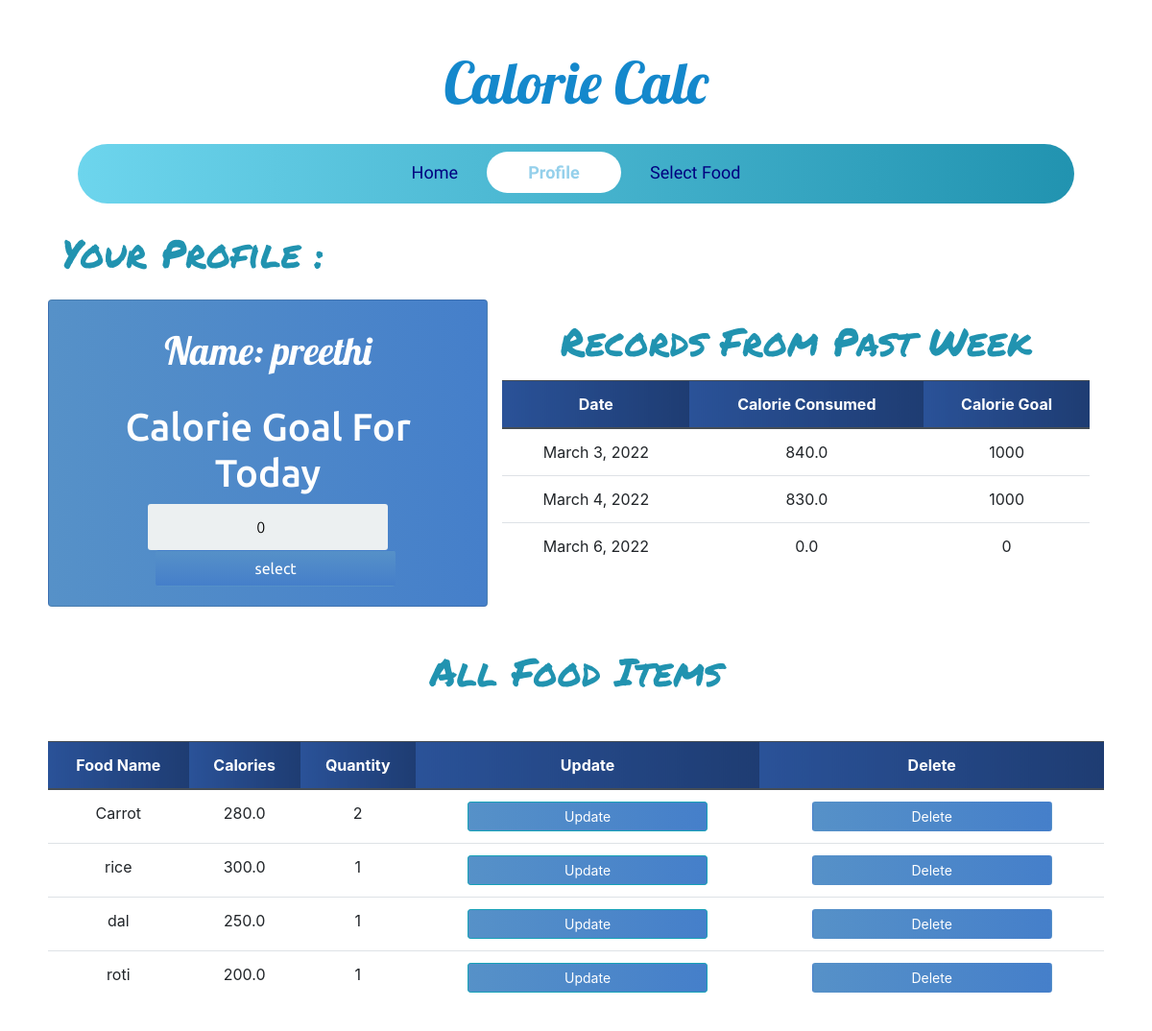
Screenshot of /profile/ (signed in) with the database file from the repository.
### calories/models.py (models this page shows, shortened)
class Profile(models.Model):
	person_of = models.ForeignKey(User,null=True,on_delete=models.CASCADE)
	calorie_count = models.FloatField(default=0,null=True,blank=True)
	food_selected = models.ForeignKey(Food,on_delete=models.CASCADE,null=True,blank=True)
	quantity = models.FloatField(default=0)
	total_calorie = models.FloatField(default=0,null=True)
	date = models.DateField(auto_now_add = True)
	calorie_goal = models.PositiveIntegerField(default=0)
	all_food_selected_today = models.ManyToManyField(Food,through='PostFood',related_name='inventory')

class Food(models.Model):
	name = models.CharField(max_length=200 ,null=False)
	quantity = models.PositiveIntegerField(null=False,default=0)
	calorie = models.FloatField(null=False,default=0)
	person_of = models.ForeignKey(User,null=True,on_delete=models.CASCADE)

### calories/views.py (the view)
# urls.py: path('profile/',ProfilePage,name='profile'),
@login_required
def ProfilePage(request):
	person = Profile.objects.filter(person_of=request.user).last()
	food_items = Food.objects.filter(person_of=request.user)
	form = ProfileForm(instance=person)
	if request.method == 'POST':
		form = ProfileForm(request.POST,instance=person)
		if form.is_valid():
			form.save()
			return redirect('profile')
	else:
		form = ProfileForm(instance=person)
	some_day_last_week = timezone.now().date() -timedelta(days=7)
	records=Profile.objects.filter(date__gte=some_day_last_week,date__lt=timezone.now().date(),person_of=request.user)
	context = {'form':form,'food_items':food_items,'records':records}
	return render(request, 'profile.html',context)

### calories/forms.py
class ProfileForm(forms.ModelForm):
	class Meta:
		model = Profile
		fields = ('calorie_goal',)

### templates/profile.html (shortened to what this page needs)
{% extends 'base.html' %}
{% block content %}
<div class="container-fluid">
    <h1 class="headline">Your Profile :</h1>
        <div class="row mt-4 mb-4">
            <div class="col-lg-5 card card-body">
            <div class="app-title">
                <h1 class="text-center profile-text mt-2">Name: {{ request.user }} </h1>
            </div>
            <form method="POST" action="" class="login-form pt-4">
                {% for field in form %}
                <h1>Calorie Goal For Today</h1>
                {{ field }}
                {% endfor %}
                <input class="btn login_btn profile-submit ml-3" type="submit" value="select">
            </form>
        </div>
        <div class="col-lg-7">
        <h1 class="text-center headline pb-2">Records From Past Week</h1>
        <table class="table text-center">
            <thead class="thead-dark">
                <tr>
                    <th scope="col">Date</th>
                    <th scope="col">Calorie Consumed</th>
                    <th scope="col">Calorie Goal</th>
                </tr>
            </thead>
            <tbody>
                {% for record in records %}
                <tr>
                    <td>{{ record.date }}</td>
                    <td>{{ record.total_calorie }}</td>
                    <td>{{ record.calorie_goal }}</td>
                </tr>
                {% endfor %}
            </tbody>
        </table>
    </div>
     </div>
    <h1 class="text-center headline">All Food Items</h1>
     <div class="row mt-5">
      <table class="table text-center">
            <thead class="thead-dark">
                <tr>
                    <th scope="col">Food Name</th>
                    <th scope="col">Calories</th>
                    <th scope="col">Quantity</th>
                    <th scope="col">Update</th>
                    <th scope="col">Delete</th>
                </tr>
            </thead>
            <tbody>
                {% for food in food_items %}
                <tr>
                    <td>{{ food.name }}</td>
                    <td>{{ food.calorie }}</td>
                    <td>{{ food.quantity }}</td>
                    <td><a class="btn btn-sm btn-info" href="{% url 'update_food' food.id %}">Update</a></td>
                    <td><a class="btn btn-sm " href="{% url 'delete_food' food.id %}">Delete</a></td>
                </tr>
                {% endfor %}
            </tbody>
        </table>
    </div>
</div>
{% endblock content %}

### static/css/base.css (style rules this page uses)
a { text-decoration:none !important; }
body { font-family: Arial; background-color: #3498DB; padding: 50px; }
.app-title { text-align: center; color: #777; }
.login-form { text-align: center; }
input { text-align: center; background-color: #ECF0F1; border: 2px solid transparent; border-radius: 3px; font-size: 16px; font-weight: 200; padding: 10px 0; width: 250px; transition: border .5s; }
.btn { background: #457fca; background: -webkit-linear-gradient(to right, #5691c8, #457fca); background: linear-gradient(to right, #5691c8, #457fca); color: white !important; font-size: 16px; line-height: 25px; padding: 10px 0; text-decoration: none; text-shadow: none; border-radius: 3px; box-shadow: none; transition: 0.25s; display: block; width: 250px; margin: 0 auto; }
.card { background: #457fca; background: -webkit-linear-gradient(to right, #5691c8, #457fca); background: linear-gradient(to right, #5691c8, #457fca); color:white; }
.card::before, .card::after { position: absolute; top: 0; right: 0; bottom: 0; left: 0; transform: scale3d(0, 0, 1); transition: transform .3s ease-out 0s; background: rgba(255, 255, 255, 0.1); content: ''; pointer-events: none; }
.card::before { transform-origin: left top; }
.card::after { transform-origin: right bottom; }
th { background: #1e3c72; background: -webkit-linear-gradient(to right, #2a5298, #1e3c72); background: linear-gradient(to right, #2a5298, #1e3c72); }
.card { font-family: 'Grandstander', cursive; font-family: 'Ubuntu', sans-serif; }
.headline { font-family: 'Permanent Marker', cursive; padding-top:20px; color: #2193b0; color: -webkit-linear-gradient(to right, #6dd5ed, #2193b0); color: linear-gradient(to right, #6dd5ed, #2193b0); }
.profile-text { color:white; font-family: 'Lobster', cursive; }
.table { background-color: white; color: #18AD7C; }
.profile-submit { background: #457fca; background: -webkit-linear-gradient(to bottom, #5691c8, #457fca); background: linear-gradient(to bottom, #5691c8, #457fca); }

### rows the page displays
Profile: form "0", date "March 6, 2022", total_calorie "0.0", calorie_goal "0"
Profile: date "March 3, 2022", total_calorie "840.0", calorie_goal "1000"
Profile: date "March 4, 2022", total_calorie "830.0", calorie_goal "1000"
Food: name "Carrot", calorie "280.0", quantity "2"
Food: name "rice", calorie "300.0", quantity "1"
Food: name "dal", calorie "250.0", quantity "1"
Food: name "roti", calorie "200.0", quantity "1"

### other values shown
{{ request.user }} "preethi"
